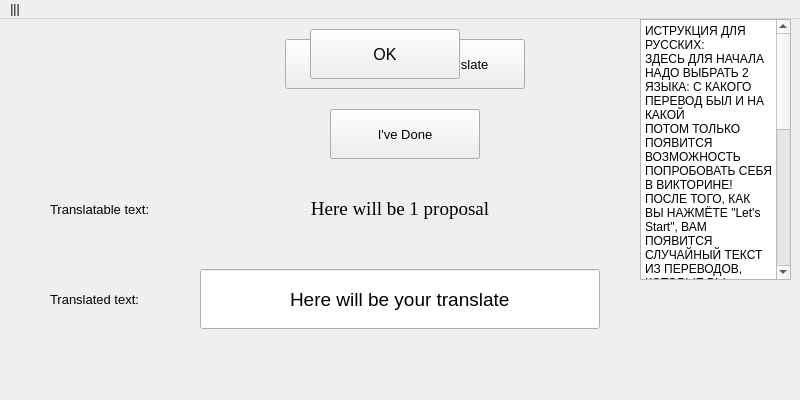
<?xml version="1.0" encoding="UTF-8"?>
<ui version="4.0">
 <class>MainWindow</class>
 <widget class="QMainWindow" name="MainWindow">
  <property name="geometry">
   <rect>
    <x>0</x>
    <y>0</y>
    <width>800</width>
    <height>400</height>
   </rect>
  </property>
  <property name="sizePolicy">
   <sizepolicy hsizetype="Preferred" vsizetype="Preferred">
    <horstretch>0</horstretch>
    <verstretch>0</verstretch>
   </sizepolicy>
  </property>
  <property name="font">
   <font>
    <pointsize>9</pointsize>
   </font>
  </property>
  <property name="windowTitle">
   <string>MainWindow</string>
  </property>
  <widget class="QWidget" name="centralwidget">
   <widget class="QPushButton" name="Start_Quiz">
    <property name="geometry">
     <rect>
      <x>330</x>
      <y>90</y>
      <width>150</width>
      <height>50</height>
     </rect>
    </property>
    <property name="font">
     <font>
      <pointsize>10</pointsize>
      <weight>50</weight>
      <italic>false</italic>
      <bold>false</bold>
      <underline>false</underline>
      <strikeout>false</strikeout>
      <kerning>true</kerning>
     </font>
    </property>
    <property name="text">
     <string>Let's Start</string>
    </property>
   </widget>
   <widget class="QLabel" name="TranslatableText">
    <property name="geometry">
     <rect>
      <x>200</x>
      <y>170</y>
      <width>400</width>
      <height>40</height>
     </rect>
    </property>
    <property name="font">
     <font>
      <family>Times New Roman</family>
      <pointsize>14</pointsize>
     </font>
    </property>
    <property name="focusPolicy">
     <enum>Qt::NoFocus</enum>
    </property>
    <property name="text">
     <string>Here will be 1 proposal</string>
    </property>
    <property name="scaledContents">
     <bool>false</bool>
    </property>
    <property name="alignment">
     <set>Qt::AlignCenter</set>
    </property>
    <property name="openExternalLinks">
     <bool>false</bool>
    </property>
   </widget>
   <widget class="QPushButton" name="Choicebtn">
    <property name="geometry">
     <rect>
      <x>285</x>
      <y>20</y>
      <width>240</width>
      <height>50</height>
     </rect>
    </property>
    <property name="font">
     <font>
      <pointsize>10</pointsize>
     </font>
    </property>
    <property name="text">
     <string>Choice to and from Translate</string>
    </property>
   </widget>
   <widget class="QTextEdit" name="Instruction">
    <property name="geometry">
     <rect>
      <x>640</x>
      <y>0</y>
      <width>151</width>
      <height>261</height>
     </rect>
    </property>
    <property name="font">
     <font>
      <stylestrategy>PreferDefault</stylestrategy>
     </font>
    </property>
    <property name="mouseTracking">
     <bool>false</bool>
    </property>
    <property name="tabletTracking">
     <bool>true</bool>
    </property>
    <property name="focusPolicy">
     <enum>Qt::WheelFocus</enum>
    </property>
    <property name="contextMenuPolicy">
     <enum>Qt::PreventContextMenu</enum>
    </property>
    <property name="acceptDrops">
     <bool>true</bool>
    </property>
    <property name="readOnly">
     <bool>true</bool>
    </property>
    <property name="html">
     <string>&lt;!DOCTYPE HTML PUBLIC &quot;-//W3C//DTD HTML 4.0//EN&quot; &quot;http://www.w3.org/TR/REC-html40/strict.dtd&quot;&gt;
&lt;html&gt;&lt;head&gt;&lt;meta name=&quot;qrichtext&quot; content=&quot;1&quot; /&gt;&lt;style type=&quot;text/css&quot;&gt;
p, li { white-space: pre-wrap; }
&lt;/style&gt;&lt;/head&gt;&lt;body style=&quot; font-family:'MS Shell Dlg 2'; font-size:9pt; font-weight:400; font-style:normal;&quot;&gt;
&lt;p style=&quot; margin-top:0px; margin-bottom:0px; margin-left:0px; margin-right:0px; -qt-block-indent:0; text-indent:0px;&quot;&gt;ИСТРУКЦИЯ ДЛЯ РУССКИХ:&lt;/p&gt;
&lt;p style=&quot; margin-top:0px; margin-bottom:0px; margin-left:0px; margin-right:0px; -qt-block-indent:0; text-indent:0px;&quot;&gt;ЗДЕСЬ ДЛЯ НАЧАЛА НАДО ВЫБРАТЬ 2 ЯЗЫКА: С КАКОГО ПЕРЕВОД БЫЛ И НА КАКОЙ&lt;/p&gt;
&lt;p style=&quot; margin-top:0px; margin-bottom:0px; margin-left:0px; margin-right:0px; -qt-block-indent:0; text-indent:0px;&quot;&gt;ПОТОМ ТОЛЬКО ПОЯВИТСЯ ВОЗМОЖНОСТЬ ПОПРОБОВАТЬ СЕБЯ В ВИКТОРИНЕ!&lt;/p&gt;
&lt;p style=&quot; margin-top:0px; margin-bottom:0px; margin-left:0px; margin-right:0px; -qt-block-indent:0; text-indent:0px;&quot;&gt;ПОСЛЕ ТОГО, КАК ВЫ НАЖМЁТЕ &amp;quot;Let's Start&amp;quot;, ВАМ ПОЯВИТСЯ СЛУЧАЙНЫЙ ТЕКСТ ИЗ ПЕРЕВОДОВ, КОТОРЫЕ ВЫ ДЕЛАЛИ В ПРОГРАММЕ.&lt;/p&gt;
&lt;p style=&quot; margin-top:0px; margin-bottom:0px; margin-left:0px; margin-right:0px; -qt-block-indent:0; text-indent:0px;&quot;&gt;ПОСЛЕ ТОГО, КАК ВЫ ПЕРЕВЕДЁТЕ ТЕКСТ, НАЖМИТЕ НА КНОПКУ &amp;quot;I've Done&amp;quot;&lt;/p&gt;
&lt;p style=&quot; margin-top:0px; margin-bottom:0px; margin-left:0px; margin-right:0px; -qt-block-indent:0; text-indent:0px;&quot;&gt;Вне зависимости от всего позже появится изображение определённое (пока что только одно и то же), нужно будет нажать на кнопку &amp;quot;OK&amp;quot;&lt;/p&gt;
&lt;p style=&quot;-qt-paragraph-type:empty; margin-top:0px; margin-bottom:0px; margin-left:0px; margin-right:0px; -qt-block-indent:0; text-indent:0px;&quot;&gt;&lt;br /&gt;&lt;/p&gt;
&lt;p style=&quot; margin-top:0px; margin-bottom:0px; margin-left:0px; margin-right:0px; -qt-block-indent:0; text-indent:0px;&quot;&gt;(на время разработки инструкция будет на русском, когда будет более готов проект, инструкция будет на английском)&lt;/p&gt;
&lt;p style=&quot;-qt-paragraph-type:empty; margin-top:0px; margin-bottom:0px; margin-left:0px; margin-right:0px; -qt-block-indent:0; text-indent:0px;&quot;&gt;&lt;br /&gt;&lt;/p&gt;
&lt;p style=&quot; margin-top:0px; margin-bottom:0px; margin-left:0px; margin-right:0px; -qt-block-indent:0; text-indent:0px;&quot;&gt;(а вообще мне временно надоело писать всё здесь на английском)&lt;/p&gt;&lt;/body&gt;&lt;/html&gt;</string>
    </property>
   </widget>
   <widget class="QLabel" name="label_2">
    <property name="geometry">
     <rect>
      <x>50</x>
      <y>170</y>
      <width>135</width>
      <height>40</height>
     </rect>
    </property>
    <property name="font">
     <font>
      <pointsize>10</pointsize>
     </font>
    </property>
    <property name="text">
     <string>Translatable text:</string>
    </property>
   </widget>
   <widget class="QLabel" name="label_3">
    <property name="geometry">
     <rect>
      <x>50</x>
      <y>260</y>
      <width>130</width>
      <height>40</height>
     </rect>
    </property>
    <property name="font">
     <font>
      <pointsize>10</pointsize>
     </font>
    </property>
    <property name="text">
     <string>Translated text:</string>
    </property>
   </widget>
   <widget class="QLabel" name="ToTranslate">
    <property name="geometry">
     <rect>
      <x>60</x>
      <y>220</y>
      <width>101</width>
      <height>21</height>
     </rect>
    </property>
    <property name="font">
     <font>
      <pointsize>10</pointsize>
     </font>
    </property>
    <property name="text">
     <string/>
    </property>
   </widget>
   <widget class="QLabel" name="FromTranslate">
    <property name="geometry">
     <rect>
      <x>60</x>
      <y>310</y>
      <width>101</width>
      <height>21</height>
     </rect>
    </property>
    <property name="font">
     <font>
      <pointsize>10</pointsize>
     </font>
    </property>
    <property name="text">
     <string/>
    </property>
   </widget>
   <widget class="QPushButton" name="End_Quiz">
    <property name="geometry">
     <rect>
      <x>330</x>
      <y>90</y>
      <width>150</width>
      <height>50</height>
     </rect>
    </property>
    <property name="font">
     <font>
      <pointsize>10</pointsize>
      <weight>50</weight>
      <italic>false</italic>
      <bold>false</bold>
      <underline>false</underline>
      <strikeout>false</strikeout>
      <kerning>true</kerning>
     </font>
    </property>
    <property name="text">
     <string>I've Done</string>
    </property>
   </widget>
   <widget class="QPushButton" name="ok">
    <property name="geometry">
     <rect>
      <x>310</x>
      <y>10</y>
      <width>150</width>
      <height>50</height>
     </rect>
    </property>
    <property name="font">
     <font>
      <pointsize>12</pointsize>
      <weight>50</weight>
      <italic>false</italic>
      <bold>false</bold>
      <underline>false</underline>
      <strikeout>false</strikeout>
      <kerning>true</kerning>
     </font>
    </property>
    <property name="text">
     <string>OK</string>
    </property>
   </widget>
   <widget class="QLabel" name="jpg">
    <property name="geometry">
     <rect>
      <x>0</x>
      <y>0</y>
      <width>800</width>
      <height>370</height>
     </rect>
    </property>
    <property name="text">
     <string/>
    </property>
    <property name="scaledContents">
     <bool>true</bool>
    </property>
    <property name="alignment">
     <set>Qt::AlignCenter</set>
    </property>
    <property name="wordWrap">
     <bool>false</bool>
    </property>
    <property name="indent">
     <number>1</number>
    </property>
    <property name="openExternalLinks">
     <bool>false</bool>
    </property>
   </widget>
   <widget class="QLineEdit" name="Result">
    <property name="geometry">
     <rect>
      <x>200</x>
      <y>250</y>
      <width>400</width>
      <height>60</height>
     </rect>
    </property>
    <property name="font">
     <font>
      <pointsize>14</pointsize>
     </font>
    </property>
    <property name="text">
     <string>Here will be your translate</string>
    </property>
    <property name="alignment">
     <set>Qt::AlignCenter</set>
    </property>
   </widget>
   <zorder>jpg</zorder>
   <zorder>Start_Quiz</zorder>
   <zorder>TranslatableText</zorder>
   <zorder>Choicebtn</zorder>
   <zorder>Instruction</zorder>
   <zorder>label_2</zorder>
   <zorder>label_3</zorder>
   <zorder>ToTranslate</zorder>
   <zorder>FromTranslate</zorder>
   <zorder>End_Quiz</zorder>
   <zorder>Result</zorder>
   <zorder>ok</zorder>
  </widget>
  <widget class="QMenuBar" name="menubar">
   <property name="geometry">
    <rect>
     <x>0</x>
     <y>0</y>
     <width>800</width>
     <height>26</height>
    </rect>
   </property>
   <widget class="QMenu" name="menu">
    <property name="title">
     <string>|||</string>
    </property>
    <addaction name="ActionBack"/>
   </widget>
   <addaction name="menu"/>
  </widget>
  <action name="ActionBack">
   <property name="text">
    <string>Back</string>
   </property>
  </action>
  <action name="actionHistory">
   <property name="text">
    <string>History</string>
   </property>
  </action>
 </widget>
 <resources/>
 <connections/>
</ui>
